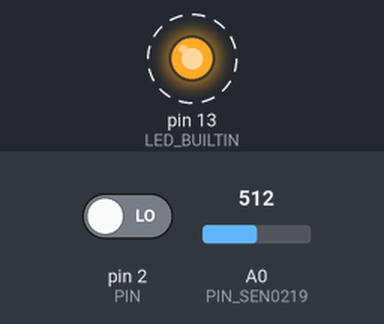
Bench run of a sketch on a simulated Arduino Leonardo, built with avr-gcc and run on an emulated ATmega32U4. Parts: output pins drawn as LEDs (lit = HIGH). Dashed ring = blinking. The test bench sets the inputs (shaded band); at power-on: pin 2 (PIN) LOW, A0 (PIN_SEN0219) = 512. What the sketch prints to the serial monitor is not drawn.

Above: at 0.5 s.
Timing chart, 0 to 4.7 s (numbered marks = the images above):
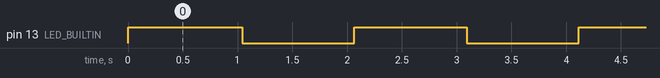

The sketch:

mh-z14a.ino
```cpp
/*
  Winsen MH-Z14A

    Requires Arduino Leonardo

  (C) 2021 Héctor Daniel Cortés González <hdcg@ier.unam.mx>
  (C) 2021 Instituto de Energías Renovables <www.ier.unam.mx>
  (C) 2021 Universidad Nacional Autónoma de México <www.unam.mx>

  * sen0219 / mh-z14a

  ANALOG, UART & PWM outputs
*/

#define DELAY 1024
#define SHORT_DELAY 128
#define LONG_DELAY 8129

// WDT Interrupt Driver
volatile short __wdt_counter = 0;

ISR(WDT_vect) {
  ++__wdt_counter;
}

/****************************************
 * Sensor MH-Z14A
 *   Serial1 requires Arduino Leonardo
 *   or similar board
 *   (CC) 2021 <hdcg@ier.unam.mx>
 ****************************************/

unsigned char hexdata[] = {0xFF,0x01,0x86,0x00,0x00,0x00,0x00,0x00,0x79};

typedef struct {
  byte ff, cmd, hi, lo, fill[4], crc;
} data_sen0220_t;

int sen0219_digital(void) {
  register union {
    struct { byte lo, hi; };
    word w;
  } retval;
  data_sen0220_t data;
  Serial1.write(hexdata,9);
  delay(500);
  if (Serial1.available()>0) {
    Serial1.readBytes((char*)&data, 9);
    if((data.ff != 0xff) && (data.cmd != 0x86)) return -1;
    retval.hi=data.hi;
    retval.lo=data.lo;
    return retval.w;
  }
  else return -1;
}

/****************************************
 * Sensor SEN0219 0-5K CO2 ppm
 *   Requieres AREF=3.3V
 *   (CC) 2021 <hdcg@ier.unam.mx>
 ****************************************/
#define PIN_SEN0219 A0

int sen0219_analog(void) {
  int sensorValue = analogRead(PIN_SEN0219);
  float voltage = sensorValue*(3300/1024.0);
  if(voltage<400) return -1;
  else {
    int voltage_diference=voltage-400;
    return int(voltage_diference*50.0/16.0);
  }
}

/****************************************
 * Sensor MH-Z14A PWM ISR
 *   INT0 requires Arduino Leonardo
 *   or similar board
 *   (CC) 2021 <hdcg@ier.unam.mx>
 ****************************************/
#define PIN 2

typedef struct {
  unsigned long start_hi, start_lo, width;
} pwm_t;

volatile pwm_t *p;

void PIN_ISR() {
  unsigned long now = micros();
  int value = digitalRead(PIN);
  if(value == HIGH)
    p->start_hi = now;
  else
    p->width = (p->start_lo = now) - p->start_hi;
}

int sen0219_pwm(void) {
  return map(p->width/1000, 2, 1002, 0, 2000);
}

/*********************
 * Main program here!
 *********************/
unsigned char SET_RANGE_2K[] = {0xFF,0x01,0x99,0x00,0x00,0x00,0x07,0xD0,0x8F};

boolean led = false;

void setup() {
  pinMode(LED_BUILTIN, OUTPUT);
  digitalWrite(LED_BUILTIN, led=!led);
  analogReference(EXTERNAL);

  Serial.begin(38400);
  while (!Serial) {
    digitalWrite(LED_BUILTIN, led=!led);
    delay(SHORT_DELAY);
  }

  Serial.println(F("\n*****************************************"));
  Serial.println(F("Test program for CO2 Sensor MH-Z14A "));
  Serial.println(F(" Analog, UART & PWM interfaces\n"));
  Serial.println(F("(C) Aztec Eagle Turbo, turbo@ier.unam.mx"));
  Serial.println(F("*****************************************\n"));

  Serial.print(F("Serial1..."));
  Serial1.begin(9600);
  while (!Serial1) {
    digitalWrite(LED_BUILTIN, led=!led);
    delay(SHORT_DELAY);
    }
  Serial.println(F("\nDone!"));

  Serial.print(F("Setting range to 2000ppm..."));
  Serial1.write(SET_RANGE_2K, sizeof(SET_RANGE_2K));
  Serial.println(F("\nDone!"));

  Serial.print(F("Setting INT0 Interrupt..."));
  p=new pwm_t;
  p->start_hi=p->start_lo=p->width=0;
  attachInterrupt(digitalPinToInterrupt(PIN), PIN_ISR, CHANGE);
  Serial.println(F("\nDone!"));

  Serial.println(F("Setting WDT Interrupt"));
// WDT Timer Setup
  MCUSR &= ~(1<<WDRF);
  WDTCSR |= (1<<WDCE) | (1<<WDE);
  WDTCSR = 1<<WDP1 | 1<<WDP2; // 1s
  WDTCSR |= _BV(WDIE);
  Serial.println(F("Done!"));
}

int co2sen0219analog,
    co2sen0219digital,
    co2sen0219pwm;

byte interval = 0;

void loop() {
  if(__wdt_counter==0) return;
  --__wdt_counter;

  digitalWrite(LED_BUILTIN, led=!led);

  switch(interval++) {
    case 0:
      co2sen0219analog = sen0219_analog();
      break;
    case 1:
      co2sen0219digital = sen0219_digital();
      break;
    case 2:
      co2sen0219pwm = sen0219_pwm();
      break;
    case 3:
      interval=0;
      unsigned long uptime = millis()/1000;
      Serial.print(uptime);
      Serial.print(" ");
      Serial.print(co2sen0219analog);
      Serial.print(" ");
      Serial.print(co2sen0219digital);
      Serial.print(" ");
      Serial.print(co2sen0219pwm);
      Serial.println();
      break;
  }
}
```

Measured:
- by itself, pin 13 (LED_BUILTIN): alternates HIGH for 1.0 s and LOW for 1.0 s
